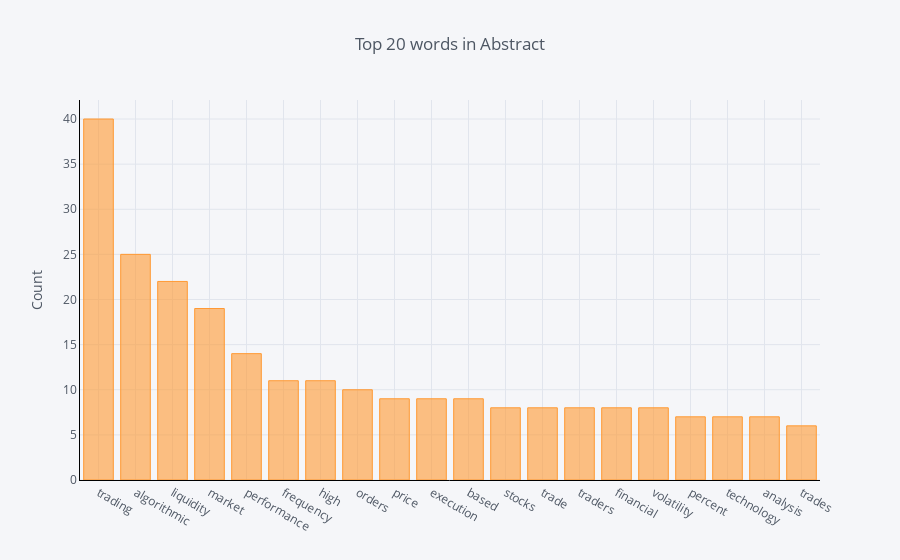

The notebook cell saved with this chart:
### Code cell
df2.groupby('ABSTRACT').sum()['count'].sort_values(ascending=False).iplot(
    kind='bar', yTitle='Count', linecolor='black', title='Top 20 words in Abstract')

### Figure 1 — Plotly figure (JSON) as saved in the notebook; plotly's stock layout.template omitted (floating-point values rounded to 4 significant figures)
{"data": [{"marker": {"color": "rgba(255, 153, 51, 0.6)", "line": {"color": "rgba(255, 153, 51, 1.0)", "width": 1}}, "name": "count", "orientation": "v", "text": "", "type": "bar", "uid": "c3be91d2-8398-11e9-bc40-186024a0f792", "x": ["trading", "algorithmic", "liquidity", "market", "performance", "frequency", "high", "orders", "price", "execution", "based", "stocks", "trade", "traders", "financial", "volatility", "percent", "technology", "analysis", "trades"], "y": [40, 25, 22, 19, 14, 11, 11, 10, 9, 9, 9, 8, 8, 8, 8, 8, 7, 7, 7, 6]}], "layout": {"legend": {"bgcolor": "#F5F6F9", "font": {"color": "#4D5663"}}, "paper_bgcolor": "#F5F6F9", "plot_bgcolor": "#F5F6F9", "title": "Top 20 words in Abstract", "titlefont": {"color": "#4D5663"}, "xaxis": {"gridcolor": "#E1E5ED", "linecolor": "black", "showgrid": true, "tickfont": {"color": "#4D5663"}, "title": "", "titlefont": {"color": "#4D5663"}, "zerolinecolor": "#E1E5ED"}, "yaxis": {"gridcolor": "#E1E5ED", "linecolor": "black", "showgrid": true, "tickfont": {"color": "#4D5663"}, "title": "Count", "titlefont": {"color": "#4D5663"}, "zerolinecolor": "#E1E5ED"}}}
